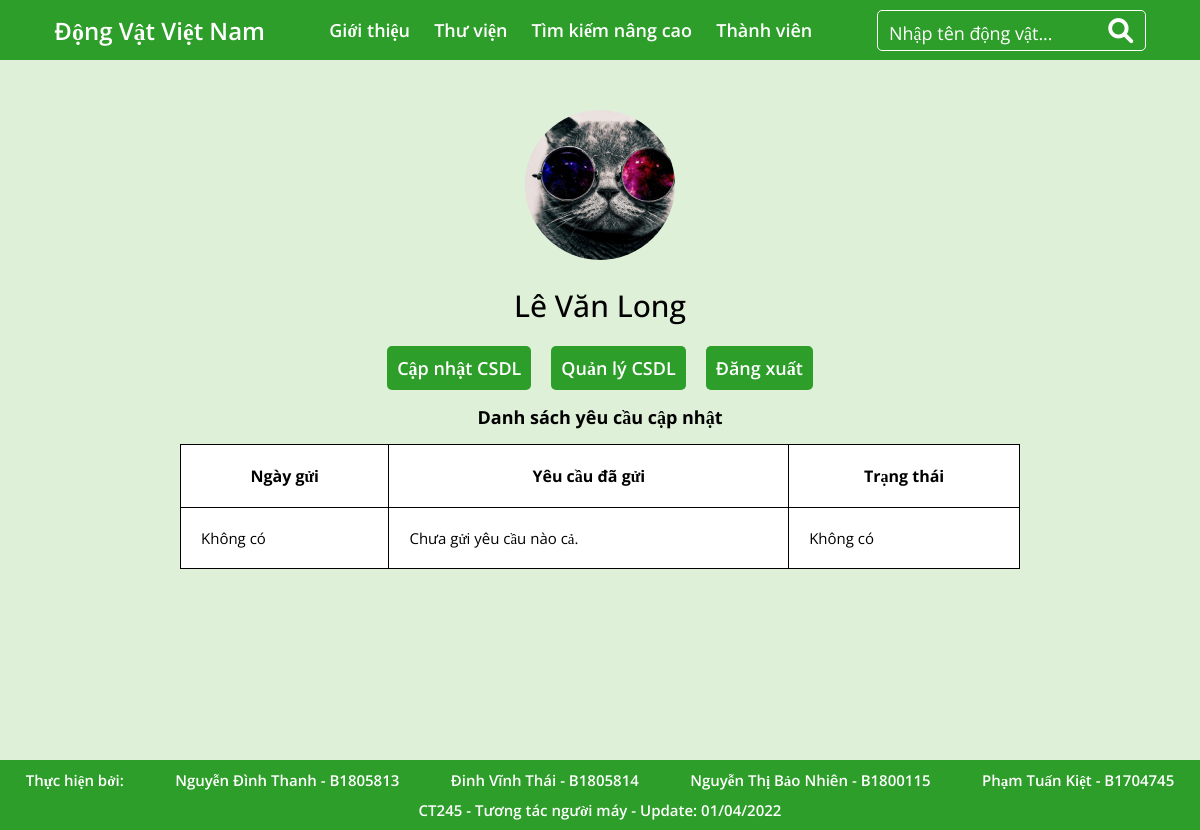
Page /Code/users_page.php (signed in) on the committed database.
### tables this page shows
CREATE TABLE `users` (
  `user_id` int(11) NOT NULL,
  `fullname` varchar(50) NOT NULL,
  `username` varchar(50) NOT NULL,
  `password` varchar(50) NOT NULL,
  `img` varchar(255) NOT NULL,
  `role` varchar(10) NOT NULL
);

### Code/users_page.php (the view, shortened to what this page needs)
<?php
  include_once "php/connection.php";
?>
<!DOCTYPE html>
<html>
<head>
    <link rel="stylesheet" href="https://cdnjs.cloudflare.com/ajax/libs/font-awesome/6.0.0/css/all.min.css">
    <link rel="stylesheet" href="css/users.css">
    <link rel="stylesheet" href="css/style.css">
</head>
<body>
    <?php include 'header.php'; ?>
    <div class="content">
        <?php
            $sql = mysqli_query($conn, "SELECT * FROM users WHERE user_id = {$_SESSION['user_id']}");
            if(mysqli_num_rows($sql) > 0){
              $row = mysqli_fetch_assoc($sql);
            }
          ?>
        <div class="avatar">
            <img src="images/<?php echo $row['img']; ?>" alt="">
        </div>
        <div class="fullname">
                <p><?php echo $row['fullname']?></p>
        </div>
        <div class="button">
            <div class="update">
                <a href="update_page.php">Cập nhật CSDL</a>
            </div>
            <div class="manager">
                <a href="manager_page.php">Quản lý CSDL</a>
            </div>
            <div class="logout">
                <a href="php/logout.php?logout_id=<?php echo $row['user_id']; ?>">Đăng xuất</a>
            </div>
        </div>
        <div class="table_update">
          <?php
            if ($_SESSION['role'] === 'user') {
              echo "
              <h3>Danh sách yêu cầu cập nhật</h3>
              <table>
              <tr>
                <th>Ngày gửi</th>
                <th>Yêu cầu đã gửi</th>
                <th>Trạng thái</th>
              </tr>";
              $sql2 = mysqli_query($conn, "SELECT * FROM animals_update WHERE NguoiYeuCau = '{$_SESSION['user_id']}' ORDER BY NgayCapNhat DESC");
              if(mysqli_num_rows($sql2) == 0){
                  echo "
                  <tr>
                      <td>Không có</td>
                      <td>Chưa gửi yêu cầu nào cả.</td>
                      <td>Không có</td>
                    </tr>";
                    }
            }
          ?>
          </table>
        </div>
    </div>
    <?php include 'footer.php'; ?>
</body>
</html>

### Code/css/users.css (style rules this page uses)
.content { padding: 30px 0; }
.avatar { margin: auto; width: max-content; padding-top: 20px; }
.avatar img { object-fit: cover; border-radius: 50%; width: 150px; height: 150px; }
.fullname { text-align: center; padding: 20px; }
.fullname p { font-size: 30px; font-weight: 500; }
.button { margin: auto; width: max-content; display: flex; }
.button .update, .button .logout, .button .manager { border: none; font-size: 18px; font-weight: 600; background: #2d9e29; border-radius: 5px; cursor: pointer; padding: 10px; text-align: center; margin: 0 10px; }
.button .update a, .button .logout a, .button .manager a { color: white; }
.table_update table { background-color: white; border: 1px solid black; width: 70%; margin: auto; border-collapse: collapse; }
.table_update table th { border: 1px solid black; padding: 20px; }
.table_update table td { border: 1px solid black; padding: 20px; font-size: 15px; }
h3 { text-align: center; font-size: 18px; padding: 15px; }
a { color: blue; }

### Code/css/style.css (style rules this page uses)
* { margin: 0; padding: 0; font-family: "Open Sans"; }
html, body { height: 100%; scroll-behavior: smooth; background-color: #dff0d8; }
.content { min-height: 80%; }
a { text-decoration: none; }
::placeholder { color: #fff; font-size: 18px; }

### rows in the picture
users: img (picture), fullname "Lê Văn Long"
